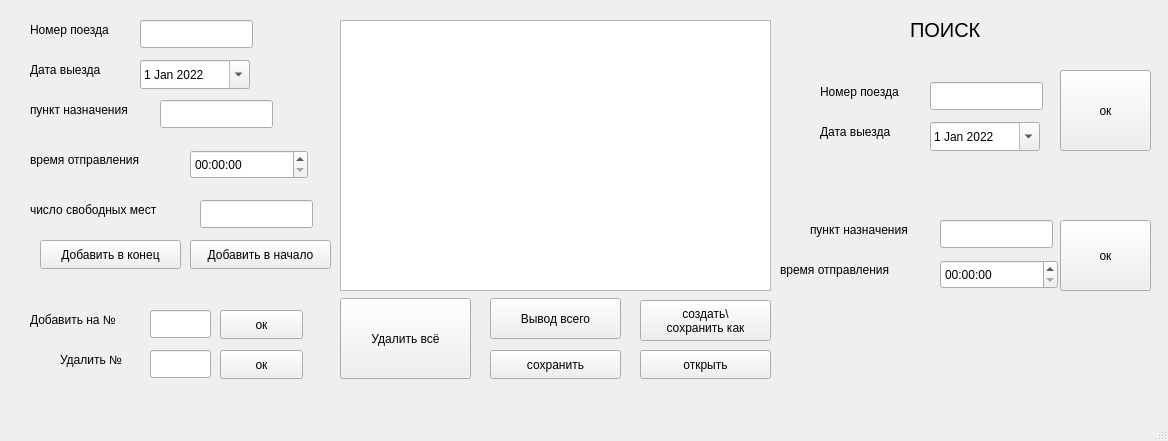
<?xml version="1.0" encoding="UTF-8"?>
<ui version="4.0">
 <class>MainWindow</class>
 <widget class="QMainWindow" name="MainWindow">
  <property name="geometry">
   <rect>
    <x>0</x>
    <y>0</y>
    <width>1168</width>
    <height>441</height>
   </rect>
  </property>
  <property name="windowTitle">
   <string>MainWindow</string>
  </property>
  <widget class="QWidget" name="centralwidget">
   <widget class="QLabel" name="label">
    <property name="geometry">
     <rect>
      <x>30</x>
      <y>60</y>
      <width>91</width>
      <height>20</height>
     </rect>
    </property>
    <property name="text">
     <string>Дата выезда</string>
    </property>
   </widget>
   <widget class="QLabel" name="label_2">
    <property name="geometry">
     <rect>
      <x>30</x>
      <y>100</y>
      <width>131</width>
      <height>20</height>
     </rect>
    </property>
    <property name="text">
     <string>пункт назначения</string>
    </property>
   </widget>
   <widget class="QLineEdit" name="location">
    <property name="geometry">
     <rect>
      <x>160</x>
      <y>100</y>
      <width>113</width>
      <height>28</height>
     </rect>
    </property>
    <property name="text">
     <string/>
    </property>
   </widget>
   <widget class="QLabel" name="label_3">
    <property name="geometry">
     <rect>
      <x>30</x>
      <y>150</y>
      <width>141</width>
      <height>20</height>
     </rect>
    </property>
    <property name="text">
     <string>время отправления</string>
    </property>
   </widget>
   <widget class="QLineEdit" name="freePlaces">
    <property name="geometry">
     <rect>
      <x>200</x>
      <y>200</y>
      <width>113</width>
      <height>28</height>
     </rect>
    </property>
    <property name="text">
     <string/>
    </property>
   </widget>
   <widget class="QLabel" name="label_4">
    <property name="geometry">
     <rect>
      <x>30</x>
      <y>200</y>
      <width>161</width>
      <height>20</height>
     </rect>
    </property>
    <property name="text">
     <string>число свободных мест</string>
    </property>
   </widget>
   <widget class="QTextBrowser" name="textBrowser">
    <property name="geometry">
     <rect>
      <x>340</x>
      <y>20</y>
      <width>431</width>
      <height>271</height>
     </rect>
    </property>
   </widget>
   <widget class="QPushButton" name="addInfo_Tail">
    <property name="geometry">
     <rect>
      <x>40</x>
      <y>240</y>
      <width>141</width>
      <height>29</height>
     </rect>
    </property>
    <property name="text">
     <string>Добавить в конец</string>
    </property>
   </widget>
   <widget class="QPushButton" name="out">
    <property name="geometry">
     <rect>
      <x>490</x>
      <y>298</y>
      <width>131</width>
      <height>41</height>
     </rect>
    </property>
    <property name="text">
     <string>Вывод всего</string>
    </property>
   </widget>
   <widget class="QLabel" name="label_5">
    <property name="geometry">
     <rect>
      <x>30</x>
      <y>20</y>
      <width>111</width>
      <height>20</height>
     </rect>
    </property>
    <property name="text">
     <string>Номер поезда</string>
    </property>
   </widget>
   <widget class="QLineEdit" name="number">
    <property name="geometry">
     <rect>
      <x>140</x>
      <y>20</y>
      <width>113</width>
      <height>28</height>
     </rect>
    </property>
    <property name="text">
     <string/>
    </property>
   </widget>
   <widget class="QDateEdit" name="date_2">
    <property name="geometry">
     <rect>
      <x>140</x>
      <y>60</y>
      <width>110</width>
      <height>29</height>
     </rect>
    </property>
    <property name="acceptDrops">
     <bool>false</bool>
    </property>
    <property name="autoFillBackground">
     <bool>false</bool>
    </property>
    <property name="wrapping">
     <bool>false</bool>
    </property>
    <property name="frame">
     <bool>true</bool>
    </property>
    <property name="readOnly">
     <bool>false</bool>
    </property>
    <property name="accelerated">
     <bool>false</bool>
    </property>
    <property name="keyboardTracking">
     <bool>true</bool>
    </property>
    <property name="showGroupSeparator" stdset="0">
     <bool>false</bool>
    </property>
    <property name="minimumDate">
     <date>
      <year>2022</year>
      <month>1</month>
      <day>1</day>
     </date>
    </property>
    <property name="calendarPopup">
     <bool>true</bool>
    </property>
    <property name="currentSectionIndex">
     <number>0</number>
    </property>
   </widget>
   <widget class="QTimeEdit" name="timeEdit">
    <property name="geometry">
     <rect>
      <x>190</x>
      <y>150</y>
      <width>118</width>
      <height>29</height>
     </rect>
    </property>
    <property name="showGroupSeparator" stdset="0">
     <bool>false</bool>
    </property>
    <property name="calendarPopup">
     <bool>true</bool>
    </property>
   </widget>
   <widget class="QPushButton" name="addInfo_Head">
    <property name="geometry">
     <rect>
      <x>190</x>
      <y>240</y>
      <width>141</width>
      <height>29</height>
     </rect>
    </property>
    <property name="text">
     <string>Добавить в начало</string>
    </property>
   </widget>
   <widget class="QLabel" name="label_6">
    <property name="geometry">
     <rect>
      <x>30</x>
      <y>310</y>
      <width>111</width>
      <height>20</height>
     </rect>
    </property>
    <property name="text">
     <string>Добавить на №</string>
    </property>
   </widget>
   <widget class="QLineEdit" name="insertNumber">
    <property name="geometry">
     <rect>
      <x>150</x>
      <y>310</y>
      <width>61</width>
      <height>28</height>
     </rect>
    </property>
    <property name="text">
     <string/>
    </property>
   </widget>
   <widget class="QPushButton" name="insert">
    <property name="geometry">
     <rect>
      <x>220</x>
      <y>310</y>
      <width>83</width>
      <height>29</height>
     </rect>
    </property>
    <property name="text">
     <string>ок</string>
    </property>
   </widget>
   <widget class="QLabel" name="label_7">
    <property name="geometry">
     <rect>
      <x>60</x>
      <y>350</y>
      <width>111</width>
      <height>20</height>
     </rect>
    </property>
    <property name="text">
     <string>Удалить №</string>
    </property>
   </widget>
   <widget class="QPushButton" name="deletenumber">
    <property name="geometry">
     <rect>
      <x>220</x>
      <y>350</y>
      <width>83</width>
      <height>29</height>
     </rect>
    </property>
    <property name="text">
     <string>ок</string>
    </property>
   </widget>
   <widget class="QLineEdit" name="deleteNumber">
    <property name="geometry">
     <rect>
      <x>150</x>
      <y>350</y>
      <width>61</width>
      <height>28</height>
     </rect>
    </property>
    <property name="text">
     <string/>
    </property>
   </widget>
   <widget class="QPushButton" name="deleteAll">
    <property name="geometry">
     <rect>
      <x>340</x>
      <y>298</y>
      <width>131</width>
      <height>81</height>
     </rect>
    </property>
    <property name="text">
     <string>Удалить всё</string>
    </property>
   </widget>
   <widget class="QLabel" name="label_9">
    <property name="geometry">
     <rect>
      <x>820</x>
      <y>82</y>
      <width>111</width>
      <height>20</height>
     </rect>
    </property>
    <property name="text">
     <string>Номер поезда</string>
    </property>
   </widget>
   <widget class="QLineEdit" name="number_2">
    <property name="geometry">
     <rect>
      <x>930</x>
      <y>82</y>
      <width>113</width>
      <height>28</height>
     </rect>
    </property>
    <property name="text">
     <string/>
    </property>
   </widget>
   <widget class="QLabel" name="label_10">
    <property name="geometry">
     <rect>
      <x>820</x>
      <y>122</y>
      <width>91</width>
      <height>20</height>
     </rect>
    </property>
    <property name="text">
     <string>Дата выезда</string>
    </property>
   </widget>
   <widget class="QDateEdit" name="date_3">
    <property name="geometry">
     <rect>
      <x>930</x>
      <y>122</y>
      <width>110</width>
      <height>29</height>
     </rect>
    </property>
    <property name="acceptDrops">
     <bool>false</bool>
    </property>
    <property name="autoFillBackground">
     <bool>false</bool>
    </property>
    <property name="wrapping">
     <bool>false</bool>
    </property>
    <property name="frame">
     <bool>true</bool>
    </property>
    <property name="readOnly">
     <bool>false</bool>
    </property>
    <property name="accelerated">
     <bool>false</bool>
    </property>
    <property name="keyboardTracking">
     <bool>true</bool>
    </property>
    <property name="showGroupSeparator" stdset="0">
     <bool>false</bool>
    </property>
    <property name="minimumDate">
     <date>
      <year>2022</year>
      <month>1</month>
      <day>1</day>
     </date>
    </property>
    <property name="calendarPopup">
     <bool>true</bool>
    </property>
    <property name="currentSectionIndex">
     <number>0</number>
    </property>
   </widget>
   <widget class="QPushButton" name="pushButton">
    <property name="geometry">
     <rect>
      <x>1060</x>
      <y>70</y>
      <width>91</width>
      <height>81</height>
     </rect>
    </property>
    <property name="text">
     <string>ок</string>
    </property>
   </widget>
   <widget class="QLabel" name="label_11">
    <property name="geometry">
     <rect>
      <x>810</x>
      <y>220</y>
      <width>131</width>
      <height>20</height>
     </rect>
    </property>
    <property name="text">
     <string>пункт назначения</string>
    </property>
   </widget>
   <widget class="QLineEdit" name="location_2">
    <property name="geometry">
     <rect>
      <x>940</x>
      <y>220</y>
      <width>113</width>
      <height>28</height>
     </rect>
    </property>
    <property name="text">
     <string/>
    </property>
   </widget>
   <widget class="QLabel" name="label_12">
    <property name="geometry">
     <rect>
      <x>780</x>
      <y>260</y>
      <width>141</width>
      <height>20</height>
     </rect>
    </property>
    <property name="text">
     <string>время отправления</string>
    </property>
   </widget>
   <widget class="QTimeEdit" name="timeEdit_2">
    <property name="geometry">
     <rect>
      <x>940</x>
      <y>260</y>
      <width>118</width>
      <height>29</height>
     </rect>
    </property>
    <property name="showGroupSeparator" stdset="0">
     <bool>false</bool>
    </property>
    <property name="calendarPopup">
     <bool>true</bool>
    </property>
   </widget>
   <widget class="QPushButton" name="pushButton_2">
    <property name="geometry">
     <rect>
      <x>1060</x>
      <y>220</y>
      <width>91</width>
      <height>71</height>
     </rect>
    </property>
    <property name="text">
     <string>ок</string>
    </property>
   </widget>
   <widget class="QLabel" name="label_13">
    <property name="geometry">
     <rect>
      <x>910</x>
      <y>20</y>
      <width>111</width>
      <height>20</height>
     </rect>
    </property>
    <property name="font">
     <font>
      <pointsize>15</pointsize>
     </font>
    </property>
    <property name="text">
     <string>ПОИСК</string>
    </property>
   </widget>
   <widget class="QPushButton" name="save">
    <property name="geometry">
     <rect>
      <x>490</x>
      <y>350</y>
      <width>131</width>
      <height>29</height>
     </rect>
    </property>
    <property name="text">
     <string>сохранить</string>
    </property>
   </widget>
   <widget class="QPushButton" name="create">
    <property name="geometry">
     <rect>
      <x>640</x>
      <y>300</y>
      <width>131</width>
      <height>41</height>
     </rect>
    </property>
    <property name="text">
     <string>создать\
сохранить как</string>
    </property>
   </widget>
   <widget class="QPushButton" name="open">
    <property name="geometry">
     <rect>
      <x>640</x>
      <y>350</y>
      <width>131</width>
      <height>29</height>
     </rect>
    </property>
    <property name="text">
     <string>открыть</string>
    </property>
   </widget>
  </widget>
  <widget class="QMenuBar" name="menubar">
   <property name="geometry">
    <rect>
     <x>0</x>
     <y>0</y>
     <width>1168</width>
     <height>25</height>
    </rect>
   </property>
  </widget>
  <widget class="QStatusBar" name="statusbar"/>
 </widget>
 <resources/>
 <connections/>
</ui>
